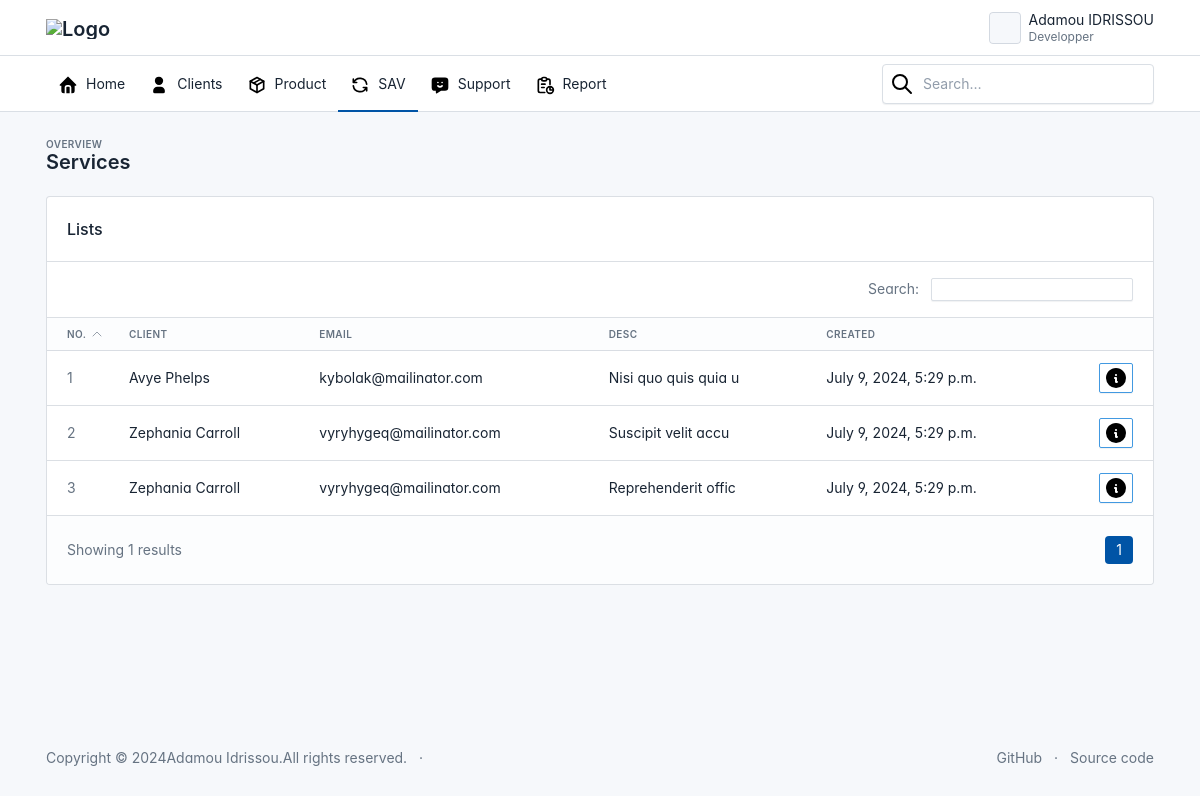
Page /services/ on the committed database.
### services/models.py (models this page shows, shortened)
class Service(models.Model):
    desc = models.TextField(blank=True)
    image = models.FileField(upload_to='service/')
    created = models.DateTimeField(auto_now_add=True)
    updated = models.DateTimeField(auto_now=True)
    client = models.ForeignKey(Client, on_delete=models.CASCADE)

class Client(models.Model):
    first_name = models.CharField(max_length=255)
    last_name = models.CharField(max_length=255)
    email = models.EmailField(unique=True, null=True)
    indicatif = models.CharField(max_length=7, default="+228")
    phone_number = models.CharField(max_length=24, unique=True)
    status = models.BooleanField(default=True)
    profile = models.FileField(upload_to="clients/", blank=True)
    created = models.DateTimeField(auto_now_add=True)
    updated = models.DateTimeField(auto_now=True)

### services/views.py (the view)
# urls.py: path('', include('services.urls')),
def services(request):
    search_service = ''
    if 'search_service' in request.GET :
        search_service = request.GET['search_service']
        if search_service == '':
            services = []
        else:
            services = Service.objects.filter(Q(client__first_name=search_service) | Q(client__last_name=search_service)).order_by('-updated')
    else :
        services = Service.objects.all().order_by('-updated')
    paginator = Paginator(services, 10)
    page_number = request.GET.get('page')
    servicesFinal = paginator.get_page(page_number)
    context =  {
        'page' : 'Services',
        'user' : request.user,
        'services' : servicesFinal,
        'search_service' : search_service,
    }
    return render(request, 'services.html', context)

### services/templates/services.html (shortened to what this page needs)
{% load static %}
<!DOCTYPE html>
<html lang="en">
<head>
    {% include "./layouts/styles.html" %}
</head>
<body>
    <div class="page">
        {% include "./layouts/header.html" %}
        <div class="page-wrapper">
            <div class="page-header d-print-none">
                <div class="container-xl">
                    <div class="row g-2 align-items-center">
                        <div class="col">
                            <div class="page-pretitle">Overview</div>
                            <h2 class="page-title">Services</h2>
                        </div>
                    </div>
                </div>
            </div>
            <div class="page-body">
                <div class="container-xl">
                    <div class="row row-deck row-cards">
                        <div class="col-12">
                            <div class="card">
                                <div class="card-header">
                                    <h3 class="card-title">Lists</h3>
                                </div>
                                <div class="card-body border-bottom py-3">
                                    <div class="d-flex">
                                        <div class="ms-auto text-secondary">
                                            Search:
                                            <div class="ms-2 d-inline-block">
                                                <input type="text" class="form-control form-control-sm" aria-label="Search...">
                                            </div>
                                        </div>
                                    </div>
                                </div>
                                <div class="table-responsive">
                                    <table class="table card-table table-vcenter text-nowrap datatable">
                                        <thead>
                                            <tr>
                                                <th class="w-1">No.
                                                    <svg xmlns="http://www.w3.org/2000/svg" class="icon icon-sm icon-thick" width="24" height="24" viewBox="0 0 24 24" stroke-width="2" stroke="currentColor" fill="none" stroke-linecap="round" stroke-linejoin="round"><path stroke="none" d="M0 0h24v24H0z" fill="none"/><path d="M6 15l6 -6l6 6" /></svg>
                                                </th>
                                                <th>Client</th>
                                                <th>Email</th>
                                                <th>Desc</th>
                                                <th>Created</th>
                                                <th></th>
                                            </tr>
                                        </thead>
                                        <tbody>
                                            {% for service in services %}
                                                <tr>
                                                    <td><span class="text-secondary">{{ forloop.counter }}</span></td>
                                                    <td>{{ service.client.first_name }} {{ service.client.last_name }}</td>
                                                    <td>{{ service.client.email }}</td>
                                                    <td>{{ service.desc }}</td>
                                                    <td>{{ service.created }}</td>
                                                    <td class="text-end">
                                                        <a href="" class="btn btn-sm btn-outline-info">
                                                            <img src="{% static "icons/info.svg" %}" alt="" srcset="">
                                                        </a>
                                                    </td>
                                                </tr>
                                            {% empty %}
                                                <tr>
                                                    <th scope="row">
                                                        <span class="mb-0 text-sm">Aucun service trouvée dans la base</span>
                                                    </th>
                                                </tr>
                                            {% endfor %}
                                        </tbody>
                                    </table>
                                </div>
                                <div class="card-footer d-flex align-items-center">
                                    <p class="m-0 text-secondary">Showing <span>1</span> results</p>
                                    <ul class="pagination m-0 ms-auto">
                                        {% for page_number in services.paginator.page_range %}
                                            {% if services.number == page_number %}
                                                <li class="page-item active">
                                                    <a class="page-link" href="{% url 'services' %}?page={{ page_number }}">{{ page_number }}</a>
                                                </li>
                                            {% else %}
                                                <li class="page-item">
                                                    <a class="page-link" href="{% url 'services' %}?page={{ page_number }}">{{ page_number }}</a>
                                                </li>
                                            {% endif %}
                                        {% endfor %}
                                    </ul>
                                </div>
                            </div>
                        </div>
                    </div>
                </div>
            </div>
            {% include "./layouts/footer.html" %}
        </div>
    </div>
</body>
</html>

### services/templates/layouts/styles.html (shortened to what this page needs)
{% load static %}
<link href="{% static "css/tabler.min.css" %}" rel="stylesheet"/>
<link href="{% static "css/tabler-flags.min.css" %}" rel="stylesheet"/>
<link href="{% static "css/tabler-payments.min.css" %}" rel="stylesheet"/>
<link href="{% static "css/tabler-vendors.min.css" %}" rel="stylesheet"/>
<link href="{% static "css/demo.min.css" %}" rel="stylesheet"/>

### services/templates/layouts/header.html (shortened to what this page needs)
{% load static %}
<header class="navbar navbar-expand-md d-print-none" >
    <div class="container-xl">
    <h1 class="navbar-brand navbar-brand-autodark d-none-navbar-horizontal pe-0 pe-md-3">
        <a href="{% url "home" %}">
        <img src="{% static "img/logo.png" %}" width="110" height="32" alt="Logo" class="navbar-brand-image">
        </a>
    </h1>
    <div class="navbar-nav flex-row order-md-last">
        <div class="nav-item dropdown">
        <a href="#" class="nav-link d-flex lh-1 text-reset p-0" data-bs-toggle="dropdown" aria-label="Open user menu">
            <span class="avatar avatar-sm" style="background-image: url(./static/avatars/000m.jpg)"></span>
            <div class="d-none d-xl-block ps-2">
                <div>Adamou IDRISSOU</div>
                <div class="mt-1 small text-secondary">Developper</div>
            </div>
        </a>
        </div>
    </div>
    </div>
</header>
<header class="navbar-expand-md">
    <div class="collapse navbar-collapse" id="navbar-menu">
        <div class="navbar">
            <div class="container-xl">
                <ul class="navbar-nav">
                    <li class="nav-item {% if '/' == request.path %}active{% endif %}">
                        <a class="nav-link" href="{% url "home" %}" >
                            <span class="nav-link-icon d-md-none d-lg-inline-block">
                                <img src="{% static "icons/home.svg" %}" alt="" srcset="">
                            </span>
                            <span class="nav-link-title">Home</span>
                        </a>
                    </li>
                    <li class="nav-item dropdown {% if '/clients/' == request.path %}active{% endif %}">
                        <a class="nav-link" href="{% url "clients" %}" >
                            <span class="nav-link-icon d-md-none d-lg-inline-block">
                                <img src="{% static "icons/user.svg" %}" alt="" srcset="">
                            </span>
                            <span class="nav-link-title">Clients</span>
                        </a>
                    </li>
                    <li class="nav-item dropdown {% if '/products/' == request.path %}active{% endif %}">
                        <a class="nav-link" href="{% url "products" %}" >
                            <span class="nav-link-icon d-md-none d-lg-inline-block">
                                <img src="{% static "icons/package.svg" %}" alt="" srcset="">
                            </span>
                            <span class="nav-link-title">Product</span>
                        </a>
                    </li>
                    <li class="nav-item {% if '/services/' == request.path %}active{% endif %}">
                        <a class="nav-link" href="{% url "services" %}" >
                            <span class="nav-link-icon d-md-none d-lg-inline-block">
                                <img src="{% static "icons/refresh.svg" %}" alt="" srcset="">
                            </span>
                            <span class="nav-link-title">SAV</span>
                        </a>
                    </li>
                    <li class="nav-item {% if '/supports/' == request.path %}active{% endif %}">
                        <a class="nav-link" href="{% url "supports" %}" >
                            <span class="nav-link-icon d-md-none d-lg-inline-block">
                                <img src="{% static "icons/message.svg" %}" alt="" srcset="">
                            </span>
                            <span class="nav-link-title">Support</span>
                        </a>
                    </li>
                    <li class="nav-item {% if '/reports/' == request.path %}active{% endif %}">
                        <a class="nav-link" href="{% url "reports" %}" >
                            <span class="nav-link-icon d-md-none d-lg-inline-block">
                                <img src="{% static "icons/report.svg" %}" alt="" srcset="">
                            </span>
                            <span class="nav-link-title">Report</span>
                        </a>
                    </li>
                </ul>
                <div class="my-2 my-md-0 flex-grow-1 flex-md-grow-0 order-first order-md-last">
                    <form action="./" method="get" autocomplete="off" novalidate>
                        <div class="input-icon">
                            <span class="input-icon-addon">
                            </span>
                            <input type="text" value="" class="form-control" placeholder="Search…" aria-label="Search in website">
                        </div>
                    </form>
                </div>
            </div>
        </div>
    </div>
</header>

### services/templates/layouts/footer.html (shortened to what this page needs)
{% load static %}
<footer class="footer footer-transparent d-print-none">
    <div class="container-xl">
        <div class="row text-center align-items-center flex-row-reverse">
            <div class="col-lg-auto ms-lg-auto">
                <ul class="list-inline list-inline-dots mb-0">
                    <li class="list-inline-item">
                        <a href="https://github.com/idrivano" target="_blank" class="link-secondary" rel="noopener">GitHub</a>
                    </li>
                    <li class="list-inline-item">
                        <a href="https://github.com/idrivano/client_perform" target="_blank" class="link-secondary" rel="noopener">Source code</a>
                    </li>
                </ul>
            </div>
            <div class="col-12 col-lg-auto mt-3 mt-lg-0">
                <ul class="list-inline list-inline-dots mb-0">
                    <li class="list-inline-item">
                        Copyright &copy; 2024<a href="." class="link-secondary">Adamou Idrissou</a>.All rights reserved.
                    </li>
                    <li class="list-inline-item">
                    </li>
                </ul>
            </div>
        </div>
    </div>
</footer>

### services/templates/layouts/scripts.html (shortened to what this page needs)
{% load static %}

### services/templates/layouts/styles.html (style rules this page uses)
:root { --tblr-font-sans-serif: 'Inter Var', -apple-system, BlinkMacSystemFont, San Francisco, Segoe UI, Roboto, Helvetica Neue, sans-serif; }
body { font-feature-settings: "cv03", "cv04", "cv11"; }

### rows in the picture
Service: client.first_name "Avye", client.last_name "Phelps", client.email "kybolak@mailinator.com", desc "Nisi quo quis quia u", created "July 9, 2024, 5:29 p.m."
Service: client.first_name "Zephania", client.last_name "Carroll", client.email "vyryhygeq@mailinator.com", desc "Suscipit velit accu", created "July 9, 2024, 5:29 p.m."
Service: client.first_name "Zephania", client.last_name "Carroll", client.email "vyryhygeq@mailinator.com", desc "Reprehenderit offic", created "July 9, 2024, 5:29 p.m."

### other values in the picture
{{ page_number }} "1"
